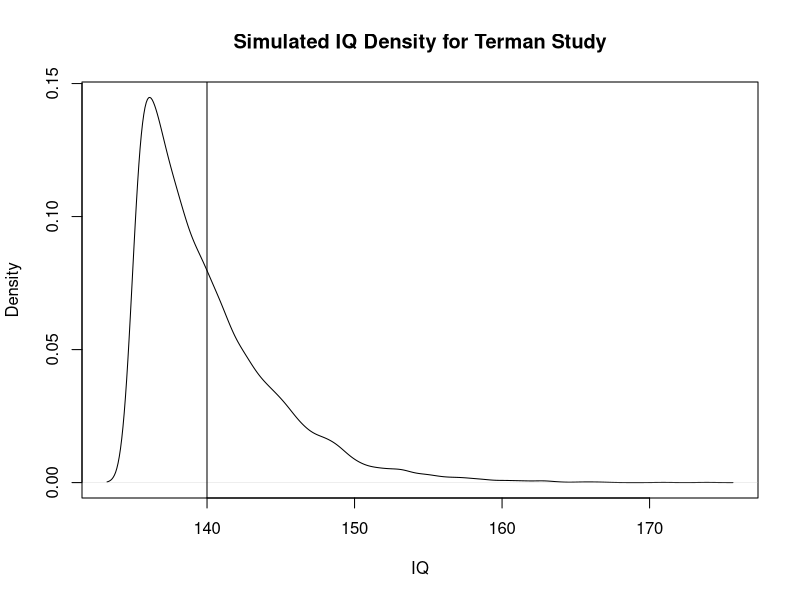
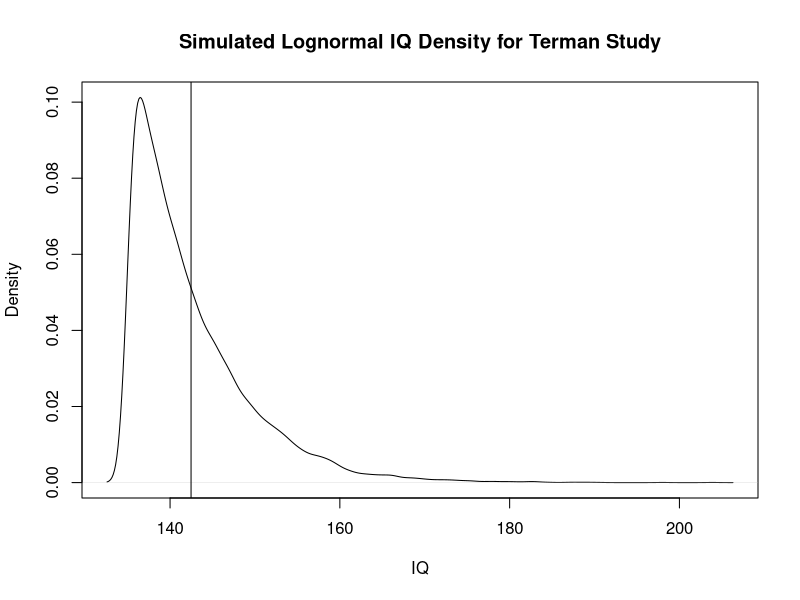

Recreate these plots in R, in order.
## ---- chunk 1
#make this reproducible
set.seed(2)
iq <- rnorm(1e6, mean=100, sd=15)
summary(iq)
studyIQ <- iq[iq>135]
summary(studyIQ)
mean(studyIQ)
sd(studyIQ)

plot(density(studyIQ), xlab="IQ", main="Simulated IQ Density for Terman Study")
abline(v=mean(studyIQ))
## ---- chunk 2
m <- 100
v <- 15^2
ml <- log(m^2 / (v + m^2))
sl <- sqrt(log(1+v/m^2))
#make this reproducible
set.seed(2)
iql <- m * rlnorm(1e6, meanlog=ml, sdlog=sl)
mean(iql)
sd(iql)
summary(iql)
studyIQL <- iql[iql>135]
summary(studyIQL)
mean(studyIQL)
sd(studyIQL)

plot(density(studyIQL), xlab="IQ", main="Simulated Lognormal IQ Density for Terman Study")
abline(v=mean(studyIQL))
